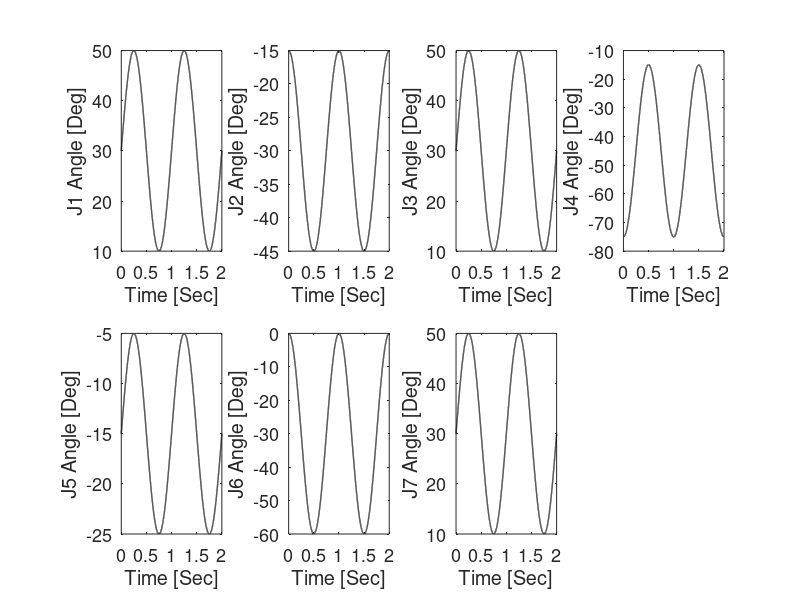
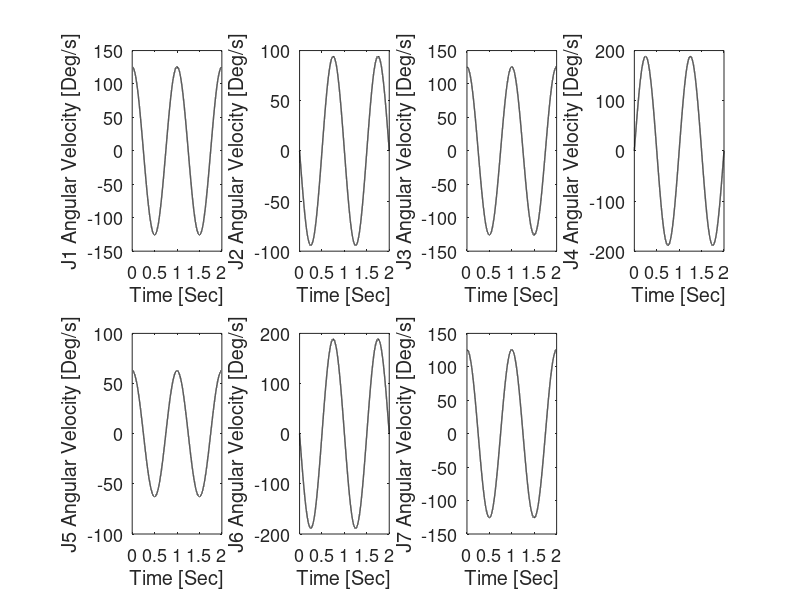

Reproduce these figures in MATLAB, in order. (Note: this script raises an error after producing the figures.)
% This code is programmed by Sung Yul Shin (syshin0228@utexas.edu) for Robotics Modeling and Control course by Dr. James Sulzer from University of Texas at Austin 
clc
clear all
close all

% Jacobian Analysis of 7DoF Arm Manipulator
deg2rad = pi/180;
rad2deg = 180/pi;

% Camera View
az = 120;
el = 30;

% Origin
origin = [0 0 0]';
x_axis = [1 0 0]';
y_axis = [0 1 0]';
z_axis = [0 0 1]';

% Constant link lengths
L0 = 0.0;
L1 = 1.0;
L2 = 1.0;
L3 = 0.4;

% Sampling rate info
Hz = 10000;
dt = 1/Hz;
Rep = 2; % Number of repeat

% Sinusoidal input parameters
A1 = 20.0;
A2 = 15.0;
A3 = 20.0;
A4 = -30.0;
A5 = 10.0;
A6 = 30.0;
A7 = 20.0;
w1 = 2*pi;
w2 = 2*pi;
w3 = 2*pi;
w4 = 2*pi;
w5 = 2*pi;
w6 = 2*pi;
w7 = 2*pi;
offset1 = 30.0;
offset2 = -30.0;
offset3 = 30.0;
offset4 = -45.0;
offset5 = -15.0;
offset6 = -30.0;
offset7 = 30.0;
% Time
t = [0:1:Hz*Rep]*dt;

% Joint angles (Deg)
th1_deg = A1*sin(w1*t) + offset1;
th2_deg = A2*cos(w2*t) + offset2;
th3_deg = A3*sin(w3*t) + offset3;
th4_deg = A4*cos(w4*t) + offset4;
th5_deg = A5*sin(w5*t) + offset5;
th6_deg = A6*cos(w6*t) + offset6;
th7_deg = A7*sin(w7*t) + offset7;
% Joint angular velocity (Deg/s)
dth1_deg = A1*w1*cos(w1*t);
dth2_deg = -A2*w2*sin(w2*t);
dth3_deg = A3*w3*cos(w3*t);
dth4_deg = -A4*w4*sin(w4*t);
dth5_deg = A5*w5*cos(w5*t);
dth6_deg = -A6*w6*sin(w6*t);
dth7_deg = A7*w7*cos(w7*t);

% Plot given joint trajectory
figure(1)
set(gcf,'position',[0 10 1400 600])
subplot(2,4,1)
plot(t,th1_deg,'k','linewidth',1);
hold on
ylabel('J1 Angle [Deg]')
xlabel('Time [Sec]')
set(gca,'fontsize',13)
subplot(2,4,2)
plot(t,th2_deg,'k','linewidth',1);
hold on
ylabel('J2 Angle [Deg]')
xlabel('Time [Sec]')
set(gca,'fontsize',13)
subplot(2,4,3)
plot(t,th3_deg,'k','linewidth',1);
hold on
ylabel('J3 Angle [Deg]')
xlabel('Time [Sec]')
set(gca,'fontsize',13)
subplot(2,4,4)
plot(t,th4_deg,'k','linewidth',1);
hold on
ylabel('J4 Angle [Deg]')
xlabel('Time [Sec]')
set(gca,'fontsize',13)
subplot(2,4,5)
plot(t,th5_deg,'k','linewidth',1);
hold on
ylabel('J5 Angle [Deg]')
xlabel('Time [Sec]')
set(gca,'fontsize',13)
subplot(2,4,6)
plot(t,th6_deg,'k','linewidth',1);
hold on
ylabel('J6 Angle [Deg]')
xlabel('Time [Sec]')
set(gca,'fontsize',13)
subplot(2,4,7)
h_th = plot(t,th7_deg,'k','linewidth',1);
hold on
ylabel('J7 Angle [Deg]')
xlabel('Time [Sec]')
set(gca,'fontsize',13)

figure(2)
set(gcf,'position',[0 10 1400 600])
subplot(2,4,1)
plot(t,dth1_deg,'k','linewidth',1);
hold on
ylabel('J1 Angular Velocity [Deg/s]')
xlabel('Time [Sec]')
set(gca,'fontsize',13)
subplot(2,4,2)
plot(t,dth2_deg,'k','linewidth',1);
hold on
ylabel('J2 Angular Velocity [Deg/s]')
xlabel('Time [Sec]')
set(gca,'fontsize',13)
subplot(2,4,3)
plot(t,dth3_deg,'k','linewidth',1);
hold on
ylabel('J3 Angular Velocity [Deg/s]')
xlabel('Time [Sec]')
set(gca,'fontsize',13)
subplot(2,4,4)
plot(t,dth4_deg,'k','linewidth',1);
hold on
ylabel('J4 Angular Velocity [Deg/s]')
xlabel('Time [Sec]')
set(gca,'fontsize',13)
subplot(2,4,5)
plot(t,dth5_deg,'k','linewidth',1);
hold on
ylabel('J5 Angular Velocity [Deg/s]')
xlabel('Time [Sec]')
set(gca,'fontsize',13)
subplot(2,4,6)
plot(t,dth6_deg,'k','linewidth',1);
hold on
ylabel('J6 Angular Velocity [Deg/s]')
xlabel('Time [Sec]')
set(gca,'fontsize',13)
subplot(2,4,7)
h_dth = plot(t,dth7_deg,'k','linewidth',1);
hold on
ylabel('J7 Angular Velocity [Deg/s]')
xlabel('Time [Sec]')
set(gca,'fontsize',13)

% Forward kinematics with Jacobian
P_J = [0 0 0 0 0 0];    % Zero initially
% Forward Kinematics
for i = 0:1:Hz*Rep
    
    i = i + 1;
    
    % Sinusoidal Input Joint Angle
    th1 = th1_deg(i) * deg2rad;
    th2 = th2_deg(i) * deg2rad;
    th3 = th3_deg(i) * deg2rad;
    th4 = th4_deg(i) * deg2rad;
    th5 = th5_deg(i) * deg2rad;
    th6 = th6_deg(i) * deg2rad;
    th7 = th7_deg(i) * deg2rad;
    dth1 = dth1_deg(i) * deg2rad;
    dth2 = dth2_deg(i) * deg2rad;
    dth3 = dth3_deg(i) * deg2rad;
    dth4 = dth4_deg(i) * deg2rad;
    dth5 = dth5_deg(i) * deg2rad;
    dth6 = dth6_deg(i) * deg2rad;
    dth7 = dth7_deg(i) * deg2rad;

    % Forward Kinematics using DH convention
    % DH parameter Ground
    a0 = 0; alpha0 = -90*deg2rad; d0 = 0; q0 = 0;
    TG0 = DH(q0, d0, alpha0, a0);

    % DH parameter Link 1
    a1 = 0; alpha1 = -90*deg2rad; d1 = L0; q1 = th1-90*deg2rad;
    T01 = DH(q1, d1, alpha1, a1);

    % DH parameter Link 2
    a2 = 0; alpha2 = 90*deg2rad; d2 = 0; q2 = th2+90*deg2rad;
    T12 = DH(q2, d2, alpha2, a2);

    % DH parameter Link 3
    a3 = 0; alpha3 = -90*deg2rad; d3 = -L1; q3 = th3+90*deg2rad;
    T23 = DH(q3, d3, alpha3, a3);

    % DH parameter Link 4
    a4 = 0; alpha4 = 90*deg2rad; d4 = 0; q4 = th4;
    T34 = DH(q4, d4, alpha4, a4);

    % DH parameter Link 5
    a5 = 0; alpha5 = -90*deg2rad; d5 = -L2; q5 = th5;
    T45 = DH(q5, d5, alpha5, a5);

    % DH parameter Link 6
    a6 = 0; alpha6 = -90*deg2rad; d6 = 0; q6 = th6-90*deg2rad;
    T56 = DH(q6, d6, alpha6, a6);

    % DH parameter Link 7
    a7 = -L3; alpha7 = 0; d7 = 0; q7 = th7;
    T67 = DH(q7, d7, alpha7, a7);

    T01 = TG0*T01;
    T02 = T01*T12;
    T03 = T02*T23;
    T04 = T03*T34;
    T05 = T04*T45;
    T06 = T05*T56;
    T07 = T06*T67;
    
    % Get position from Forward kinematics
    P(i,:) = T07(1:3,4);
    
    % Jacobian calculation
    z0 = TG0(1:3,3);
    z1 = T01(1:3,3);
    z2 = T02(1:3,3);
    z3 = T03(1:3,3);
    z4 = T04(1:3,3);
    z5 = T05(1:3,3);
    z6 = T06(1:3,3);

    o0 = TG0(1:3,4);
    o1 = T01(1:3,4);
    o2 = T02(1:3,4);
    o3 = T03(1:3,4);
    o4 = T04(1:3,4);
    o5 = T05(1:3,4);
    o6 = T06(1:3,4);
    o7 = T07(1:3,4);

    J1 = [w2ss(z0)*(o7-o0); z0];
    J2 = [w2ss(z1)*(o7-o1); z1];
    J3 = [w2ss(z2)*(o7-o2); z2];
    J4 = [w2ss(z3)*(o7-o3); z3];
    J5 = [w2ss(z4)*(o7-o4); z4];
    J6 = [w2ss(z5)*(o7-o5); z5];
    J7 = [w2ss(z6)*(o7-o6); z6];
    
    % Jacobian
    J = [J1 J2 J3 J4 J5 J6 J7];
    
    dP(i,:) = J*[dth1 dth2 dth3 dth4 dth5 dth6 dth7]';
    P_J = P_J + dP(i,:)*dt;
    
    Px_J(i) = P_J(1);
    Py_J(i) = P_J(2);
    Pz_J(i) = P_J(3);
    w_J(i,:) = P_J(4:6);
end

% From given initial position value (P(1,:))
Px_J = Px_J + P(1,1);
Py_J = Py_J + P(1,2);
Pz_J = Pz_J + P(1,3);

% Plot End-point trajectory from Foward kinematics and Jacobian
figure(3)
h_Px = plot(t,P(:,1),'r','linewidth',1);
hold on
h_Py = plot(t,P(:,2),'g','linewidth',1);
h_Pz = plot(t,P(:,3),'b','linewidth',1);
h_Px_J = plot(t,Px_J,'r:','linewidth',2);
h_Py_J = plot(t,Py_J,'g:','linewidth',2);
h_Pz_J = plot(t,Pz_J,'b:','linewidth',2);
ylabel('End-effector Position [m]')
xlabel('Time [Sec]')
legend([h_Px h_Px_J h_Py h_Py_J h_Pz h_Pz_J], 'Px (FK)', 'Px (J)', 'Py (FK)', 'Py (J)', 'Pz (FK)', 'Pz (J)')
set(gca,'fontsize',13)

% Inverse kinematics with Jacobian
% Given initial joint values
th_J = [th1_deg(1) th2_deg(1) th3_deg(1) th4_deg(1) th5_deg(1) th6_deg(1) th7_deg(1)] * deg2rad;
for i = 0:1:Hz*Rep
    
    i = i+1;
    
    % Joint Angle
    th1 = th_J(1);
    th2 = th_J(2);
    th3 = th_J(3);
    th4 = th_J(4);
    th5 = th_J(5);
    th6 = th_J(6);
    th7 = th_J(7);

    % Forward Kinematics using DH convention
    % DH parameter Ground
    a0 = 0; alpha0 = -90*deg2rad; d0 = 0; q0 = 0;
    TG0 = DH(q0, d0, alpha0, a0);

    % DH parameter Link 1
    a1 = 0; alpha1 = -90*deg2rad; d1 = L0; q1 = th1-90*deg2rad;
    T01 = DH(q1, d1, alpha1, a1);

    % DH parameter Link 2
    a2 = 0; alpha2 = 90*deg2rad; d2 = 0; q2 = th2+90*deg2rad;
    T12 = DH(q2, d2, alpha2, a2);

    % DH parameter Link 3
    a3 = 0; alpha3 = -90*deg2rad; d3 = -L1; q3 = th3+90*deg2rad;
    T23 = DH(q3, d3, alpha3, a3);

    % DH parameter Link 4
    a4 = 0; alpha4 = 90*deg2rad; d4 = 0; q4 = th4;
    T34 = DH(q4, d4, alpha4, a4);

    % DH parameter Link 5
    a5 = 0; alpha5 = -90*deg2rad; d5 = -L2; q5 = th5;
    T45 = DH(q5, d5, alpha5, a5);

    % DH parameter Link 6
    a6 = 0; alpha6 = -90*deg2rad; d6 = 0; q6 = th6-90*deg2rad;
    T56 = DH(q6, d6, alpha6, a6);

    % DH parameter Link 7
    a7 = -L3; alpha7 = 0; d7 = 0; q7 = th7;
    T67 = DH(q7, d7, alpha7, a7);

    T01 = TG0*T01;
    T02 = T01*T12;
    T03 = T02*T23;
    T04 = T03*T34;
    T05 = T04*T45;
    T06 = T05*T56;
    T07 = T06*T67;
    
    % Jacobian calculation
    z0 = TG0(1:3,3);
    z1 = T01(1:3,3);
    z2 = T02(1:3,3);
    z3 = T03(1:3,3);
    z4 = T04(1:3,3);
    z5 = T05(1:3,3);
    z6 = T06(1:3,3);

    o0 = TG0(1:3,4);
    o1 = T01(1:3,4);
    o2 = T02(1:3,4);
    o3 = T03(1:3,4);
    o4 = T04(1:3,4);
    o5 = T05(1:3,4);
    o6 = T06(1:3,4);
    o7 = T07(1:3,4);

    J1 = [w2ss(z0)*(o7-o0); z0];
    J2 = [w2ss(z1)*(o7-o1); z1];
    J3 = [w2ss(z2)*(o7-o2); z2];
    J4 = [w2ss(z3)*(o7-o3); z3];
    J5 = [w2ss(z4)*(o7-o4); z4];
    J6 = [w2ss(z5)*(o7-o5); z5];
    J7 = [w2ss(z6)*(o7-o6); z6];
    
    % Jacobian
    J = [J1 J2 J3 J4 J5 J6 J7];
    
    % Pseudoinverse Jacobian (Redundant system)
    % Solution 1
    % Solution with b = 0 from (I-pinv(J)*J)*b = 0
     dth_J(i,:) = pinv(J)*dP(i,:)';
     
%     % Solution 2
%     % Solution with b = arbitrary, (I-pinv(J)*J)*b ~= 0
%     b = [1 1 1 1 1 1 1]'*10.0;
%     dth_J(i,:) = pinv(J)*dP(i,:)' + (eye(7,7) - pinv(J)*J)*b;

%     % Solution 3
%     % Solution with b = th_subtask, (I-pinv(J)*J)*b ~= 0, th_subtask = planned motion (given)
%     b = [dth1_deg(i) dth2_deg(i) dth3_deg(i) dth4_deg(i) dth5_deg(i) dth6_deg(i) dth7_deg(i)]'*deg2rad;
%     dth_J(i,:) = pinv(J)*dP(i,:)' + (eye(7,7) - pinv(J)*J)*b;

    th_J = th_J + dth_J(i,:)*dt;
    
    th1_J(i) = th_J(1);
    th2_J(i) = th_J(2);
    th3_J(i) = th_J(3);
    th4_J(i) = th_J(4);
    th5_J(i) = th_J(5);
    th6_J(i) = th_J(6);
    th7_J(i) = th_J(7);
    
end

dth_J_deg = dth_J * rad2deg;
th1_J_deg = th1_J * rad2deg;
th2_J_deg = th2_J * rad2deg;
th3_J_deg = th3_J * rad2deg;
th4_J_deg = th4_J * rad2deg;
th5_J_deg = th5_J * rad2deg;
th6_J_deg = th6_J * rad2deg;
th7_J_deg = th7_J * rad2deg;

% Plot joint trajectory from Inverse kinematics using Jacobian
% Plot given joint trajectory
figure(1)
set(gcf,'position',[0 10 1400 600])
subplot(2,4,1)
plot(t,th1_J_deg,'k:','linewidth',2);
hold on
ylabel('J1 Angle [Deg]')
xlabel('Time [Sec]')
set(gca,'fontsize',13)
subplot(2,4,2)
plot(t,th2_J_deg,'k:','linewidth',2);
hold on
ylabel('J2 Angle [Deg]')
xlabel('Time [Sec]')
set(gca,'fontsize',13)
subplot(2,4,3)
plot(t,th3_J_deg,'k:','linewidth',2);
hold on
ylabel('J3 Angle [Deg]')
xlabel('Time [Sec]')
set(gca,'fontsize',13)
subplot(2,4,4)
plot(t,th4_J_deg,'k:','linewidth',2);
hold on
ylabel('J4 Angle [Deg]')
xlabel('Time [Sec]')
set(gca,'fontsize',13)
subplot(2,4,5)
plot(t,th5_J_deg,'k:','linewidth',2);
hold on
ylabel('J5 Angle [Deg]')
xlabel('Time [Sec]')
set(gca,'fontsize',13)
subplot(2,4,6)
plot(t,th6_J_deg,'k:','linewidth',2);
hold on
ylabel('J6 Angle [Deg]')
xlabel('Time [Sec]')
set(gca,'fontsize',13)
subplot(2,4,7)
h_th_J = plot(t,th7_J_deg,'k:','linewidth',2);
hold on
legend([])
ylabel('J7 Angle [Deg]')
xlabel('Time [Sec]')
legend([h_th h_th_J],'given','Jacobian')
set(gca,'fontsize',13)

figure(2)
set(gcf,'position',[0 10 1400 600])
subplot(2,4,1)
plot(t,dth_J_deg(:,1),'k:','linewidth',2);
hold on
ylabel('J1 Angular Velocity [Deg/s]')
xlabel('Time [Sec]')
set(gca,'fontsize',13)
subplot(2,4,2)
plot(t,dth_J_deg(:,2),'k:','linewidth',2);
hold on
ylabel('J2 Angular Velocity [Deg/s]')
xlabel('Time [Sec]')
set(gca,'fontsize',13)
subplot(2,4,3)
plot(t,dth_J_deg(:,3),'k:','linewidth',2);
hold on
ylabel('J3 Angular Velocity [Deg/s]')
xlabel('Time [Sec]')
set(gca,'fontsize',13)
subplot(2,4,4)
plot(t,dth_J_deg(:,4),'k:','linewidth',2);
hold on
ylabel('J4 Angular Velocity [Deg/s]')
xlabel('Time [Sec]')
set(gca,'fontsize',13)
subplot(2,4,5)
plot(t,dth_J_deg(:,5),'k:','linewidth',2);
hold on
ylabel('J5 Angular Velocity [Deg/s]')
xlabel('Time [Sec]')
set(gca,'fontsize',13)
subplot(2,4,6)
plot(t,dth_J_deg(:,6),'k:','linewidth',2);
hold on
ylabel('J6 Angular Velocity [Deg/s]')
xlabel('Time [Sec]')
set(gca,'fontsize',13)
subplot(2,4,7)
h_dth_J = plot(t,dth_J_deg(:,7),'k:','linewidth',2);
hold on
ylabel('J7 Angular Velocity [Deg/s]')
xlabel('Time [Sec]')
legend([h_dth h_dth_J],'given','Jacobian')
set(gca,'fontsize',13)

% Motion Simulation
step = 100;
% Forward Kinematics
for i = 1:step:Hz*Rep
    
    t = i*dt;
    
    % Sinusoidal Input Joint Angle with given theta
    th1 = th1_deg(i) * deg2rad;
    th2 = th2_deg(i) * deg2rad;
    th3 = th3_deg(i) * deg2rad;
    th4 = th4_deg(i) * deg2rad;
    th5 = th5_deg(i) * deg2rad;
    th6 = th6_deg(i) * deg2rad;
    th7 = th7_deg(i) * deg2rad;

    % Forward Kinematics using DH convention
    % DH parameter Ground
    a0 = 0; alpha0 = -90*deg2rad; d0 = 0; q0 = 0;
    TG0 = DH(q0, d0, alpha0, a0);

    % DH parameter Link 1
    a1 = 0; alpha1 = -90*deg2rad; d1 = L0; q1 = th1-90*deg2rad;
    T01 = DH(q1, d1, alpha1, a1);

    % DH parameter Link 2
    a2 = 0; alpha2 = 90*deg2rad; d2 = 0; q2 = th2+90*deg2rad;
    T12 = DH(q2, d2, alpha2, a2);

    % DH parameter Link 3
    a3 = 0; alpha3 = -90*deg2rad; d3 = -L1; q3 = th3+90*deg2rad;
    T23 = DH(q3, d3, alpha3, a3);

    % DH parameter Link 4
    a4 = 0; alpha4 = 90*deg2rad; d4 = 0; q4 = th4;
    T34 = DH(q4, d4, alpha4, a4);

    % DH parameter Link 5
    a5 = 0; alpha5 = -90*deg2rad; d5 = -L2; q5 = th5;
    T45 = DH(q5, d5, alpha5, a5);

    % DH parameter Link 6
    a6 = 0; alpha6 = -90*deg2rad; d6 = 0; q6 = th6-90*deg2rad;
    T56 = DH(q6, d6, alpha6, a6);

    % DH parameter Link 7
    a7 = -L3; alpha7 = 0; d7 = 0; q7 = th7;
    T67 = DH(q7, d7, alpha7, a7);

    T01 = TG0*T01;
    T02 = T01*T12;
    T03 = T02*T23;
    T04 = T03*T34;
    T05 = T04*T45;
    T06 = T05*T56;
    T07 = T06*T67;
    
    % Position infomation
    P0 = TG0(1:3,4);
    P1 = T01(1:3,4);
    P2 = T02(1:3,4);
    P3 = T03(1:3,4);
    P4 = T04(1:3,4);
    P5 = T05(1:3,4);
    P6 = T06(1:3,4);
    P7 = T07(1:3,4);

    
    % Sinusoidal Input Joint Angle from Jacobian
    th1_J = th1_J_deg(i) * deg2rad;
    th2_J = th2_J_deg(i) * deg2rad;
    th3_J = th3_J_deg(i) * deg2rad;
    th4_J = th4_J_deg(i) * deg2rad;
    th5_J = th5_J_deg(i) * deg2rad;
    th6_J = th6_J_deg(i) * deg2rad;
    th7_J = th7_J_deg(i) * deg2rad;

    % Forward Kinematics using DH convention
    % DH parameter Ground
    a0 = 0; alpha0 = -90*deg2rad; d0 = 0; q0 = 0;
    TG0 = DH(q0, d0, alpha0, a0);

    % DH parameter Link 1
    a1 = 0; alpha1 = -90*deg2rad; d1 = L0; q1 = th1_J-90*deg2rad;
    T01_J = DH(q1, d1, alpha1, a1);

    % DH parameter Link 2
    a2 = 0; alpha2 = 90*deg2rad; d2 = 0; q2 = th2_J+90*deg2rad;
    T12_J = DH(q2, d2, alpha2, a2);

    % DH parameter Link 3
    a3 = 0; alpha3 = -90*deg2rad; d3 = -L1; q3 = th3_J+90*deg2rad;
    T23_J = DH(q3, d3, alpha3, a3);

    % DH parameter Link 4
    a4 = 0; alpha4 = 90*deg2rad; d4 = 0; q4 = th4_J;
    T34_J = DH(q4, d4, alpha4, a4);

    % DH parameter Link 5
    a5 = 0; alpha5 = -90*deg2rad; d5 = -L2; q5 = th5_J;
    T45_J = DH(q5, d5, alpha5, a5);

    % DH parameter Link 6
    a6 = 0; alpha6 = -90*deg2rad; d6 = 0; q6 = th6_J-90*deg2rad;
    T56_J = DH(q6, d6, alpha6, a6);

    % DH parameter Link 7
    a7 = -L3; alpha7 = 0; d7 = 0; q7 = th7_J;
    T67_J = DH(q7, d7, alpha7, a7);

    T01_J = TG0*T01_J;
    T02_J = T01_J*T12_J;
    T03_J = T02_J*T23_J;
    T04_J = T03_J*T34_J;
    T05_J = T04_J*T45_J;
    T06_J = T05_J*T56_J;
    T07_J = T06_J*T67_J;
    
    % Position infomation
    P0_J = TG0(1:3,4);
    P1_J = T01_J(1:3,4);
    P2_J = T02_J(1:3,4);
    P3_J = T03_J(1:3,4);
    P4_J = T04_J(1:3,4);
    P5_J = T05_J(1:3,4);
    P6_J = T06_J(1:3,4);
    P7_J = T07_J(1:3,4);

    
    
    figure(100)
    % Grobal Frame (Origin)
    plot3(origin(1),origin(2),origin(3),'ro','linewidth',5)
    hold on
    line([origin(1) x_axis(1)],[origin(2) x_axis(2)],[origin(3) x_axis(3)], 'color', 'r', 'linewidth', 1)
    line([origin(1) y_axis(1)],[origin(2) y_axis(2)],[origin(3) y_axis(3)], 'color','g', 'linewidth', 1)
    line([origin(1) z_axis(1)],[origin(2) z_axis(2)],[origin(3) z_axis(3)], 'color','b', 'linewidth', 1)

    % Plot position from given theta
    % Joint 1 
    plot3(P0(1),P0(2),P0(3),'ko','linewidth',3)
    line([origin(1) P0(1)],[origin(3) P0(3)],[origin(3) P0(3)], 'color', 'k', 'linewidth', 3)
    % Joint 2 
    plot3(P1(1),P1(2),P1(3),'ko','linewidth',3)
    line([P0(1) P1(1)],[P0(2) P1(2)],[P0(3) P1(3)], 'color', 'k', 'linewidth', 2)
    % Joint 3 
    plot3(P2(1),P2(2),P2(3),'ko','linewidth',2)
    line([P1(1) P2(1)],[P1(2) P2(2)],[P1(3) P2(3)], 'color', 'k', 'linewidth', 2)
    % Joint 4 
    plot3(P3(1),P3(2),P3(3),'ko','linewidth',2)
    line([P2(1) P3(1)],[P2(2) P3(2)],[P2(3) P3(3)], 'color', 'k', 'linewidth', 2)
    % Joint 5
    plot3(P4(1),P4(2),P4(3),'ko','linewidth',2)
    line([P3(1) P4(1)],[P3(2) P4(2)],[P3(3) P4(3)], 'color', 'k', 'linewidth', 2)
    % Joint 6
    plot3(P5(1),P5(2),P5(3),'ko','linewidth',2)
    line([P4(1) P5(1)],[P4(2) P5(2)],[P4(3) P5(3)], 'color', 'k', 'linewidth', 2)
    % Joint 7
    plot3(P6(1),P6(2),P6(3),'ko','linewidth',2)
    line([P5(1) P6(1)],[P5(2) P6(2)],[P5(3) P6(3)], 'color', 'k', 'linewidth', 2)
    % End Effector
    plot3(P7(1),P7(2),P7(3),'ko','linewidth',2)
    line([P6(1) P7(1)],[P6(2) P7(2)],[P6(3) P7(3)], 'color', 'k', 'linewidth', 2)

    
    % Plot position from Jacobian
    % Joint 1 
    plot3(P0_J(1),P0_J(2),P0_J(3),'rd','linewidth',3)
    line([origin(1) P0_J(1)],[origin(3) P0_J(3)],[origin(3) P0_J(3)], 'color', 'r', 'linewidth', 3, 'linestyle',':')
    % Joint 2 
    plot3(P1_J(1),P1_J(2),P1_J(3),'rd','linewidth',3)
    line([P0_J(1) P1_J(1)],[P0_J(2) P1_J(2)],[P0_J(3) P1_J(3)], 'color', 'r', 'linewidth', 3, 'linestyle',':')
    % Joint 3 
    plot3(P2_J(1),P2_J(2),P2_J(3),'rd','linewidth',2)
    line([P1_J(1) P2_J(1)],[P1_J(2) P2_J(2)],[P1_J(3) P2_J(3)], 'color', 'r', 'linewidth', 3, 'linestyle',':')
    % Joint 4 
    plot3(P3_J(1),P3_J(2),P3_J(3),'rd','linewidth',2)
    line([P2_J(1) P3_J(1)],[P2_J(2) P3_J(2)],[P2_J(3) P3_J(3)], 'color', 'r', 'linewidth', 3, 'linestyle',':')
    % Joint 5
    plot3(P4_J(1),P4_J(2),P4_J(3),'rd','linewidth',2)
    line([P3_J(1) P4_J(1)],[P3_J(2) P4_J(2)],[P3_J(3) P4_J(3)], 'color', 'r', 'linewidth', 3, 'linestyle',':')
    % Joint 6
    plot3(P5_J(1),P5_J(2),P5_J(3),'rd','linewidth',2)
    line([P4_J(1) P5_J(1)],[P4_J(2) P5_J(2)],[P4_J(3) P5_J(3)], 'color', 'r', 'linewidth', 3, 'linestyle',':')
    % Joint 7
    plot3(P6_J(1),P6_J(2),P6_J(3),'rd','linewidth',2)
    line([P5_J(1) P6_J(1)],[P5_J(2) P6_J(2)],[P5_J(3) P6_J(3)], 'color', 'r', 'linewidth', 3, 'linestyle',':')
    % End Effector
    plot3(P7_J(1),P7_J(2),P7_J(3),'rd','linewidth',2)
    line([P6_J(1) P7_J(1)],[P6_J(2) P7_J(2)],[P6_J(3) P7_J(3)], 'color', 'r', 'linewidth', 3, 'linestyle',':')
    
    % Draw Path
    plot3(Px_J,Py_J,Pz_J,'k:','linewidth',1)

    xlabel('x- axis','fontsize',13)
    ylabel('y- axis','fontsize',13)
    zlabel('z- axis','fontsize',13)
    title('7DoF Arm Manipulator')
    set(gca,'fontsize',13)
    axis equal
    grid on
    view(az, el)
    pause(0.001)
    hold off
    
end
